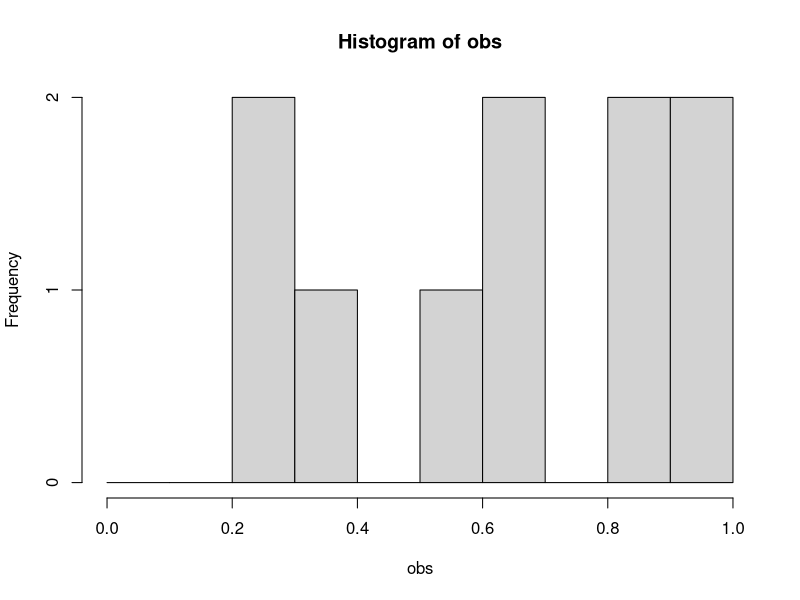
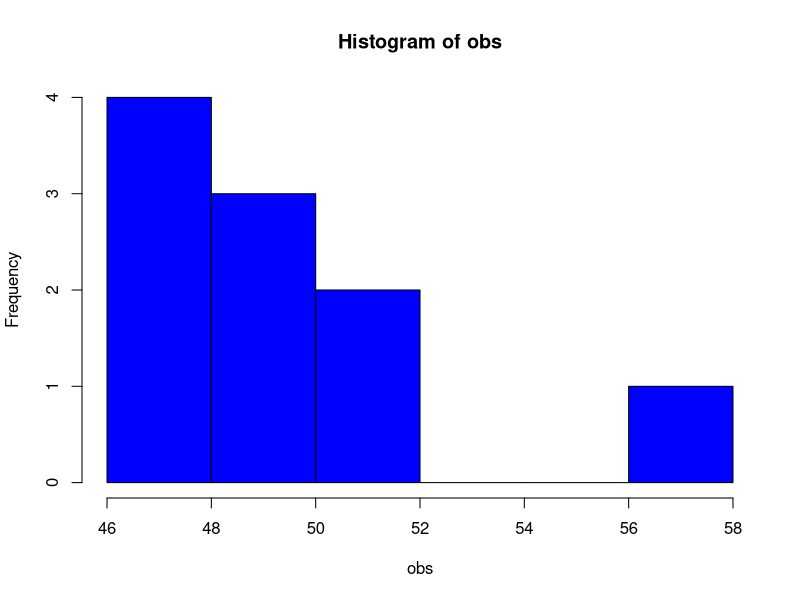
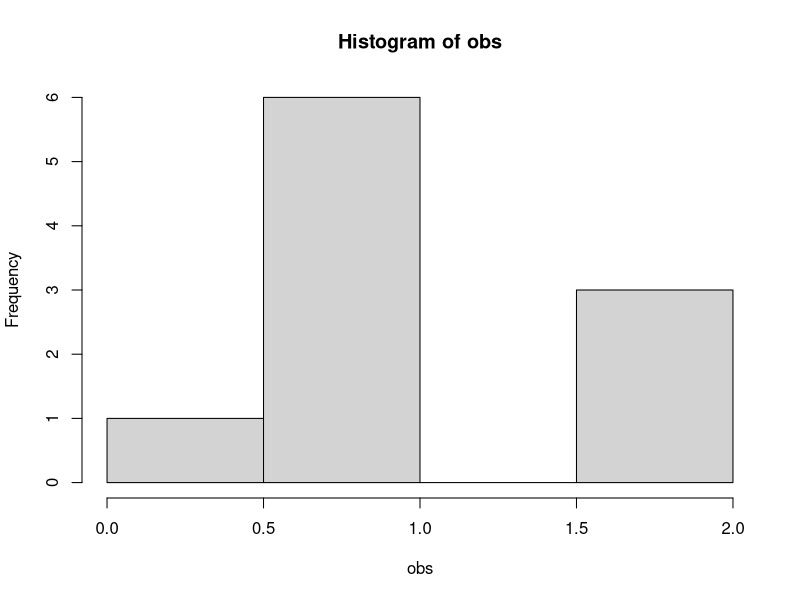

Write R code to recreate these figures, in order.
## ---- chunk 1
x <- 898128000 # Change this value!
while (x %% 2 == 0) {
  print(x)
  x <- x / 2
}
print(x)
## ---- chunk 2
reduce <- function(x) {
  # Fill in.
  while(x %% 2 == 0) {
    x <- x / 2
  }
  return(x)
}

reduce(898128000)
## ---- chunk 3
f <- function(n) {
  # Fill in.
  if (n %% 2 == 0) {
    n <- n / 2
  } else {
    n <- 3 * n + 1
  }
  return(n)
}

f(6)
f(19)
f(27)
## ---- chunk 4
g <- function(n) {
  # Fill in.
  count <- 0
  while (n != 1) {
    n <- f(n)
    count <- count + 1
  }
  return(count)
}

g(6)
g(19)
g(27)
## ---- chunk 5
h <- function(n) {
  f <- function(m) {
    # Fill in.
    if (m %% 2 == 0) {
      m <- m / 2
    } else {
      m <- 3 * m + 1
    }
  }
  # Fill in.
  count <- 0
  while (n != 1) {
    n <- f(n)
    count <- count + 1
  }
  return(count)
}

h(6)
h(19)
h(27)
## ---- chunk 6
pythagoras <- function(a, b = a) {
  return(sqrt(a^2 + b^2))
}

pythagoras(3, 4)
pythagoras(5)
## ---- chunk 7
# Remove eval = FALSE or set eval = TRUE when you have completed this function.
powersum <- function(vec, pow = 2) { # Fill in arguments.
  # Fill in.
  sum <- 0
  # Solution 1
  for (i in 1:length(vec)) {
    sum <- sum + vec[i]^pow
  }
  return(sum)
  # Solution 2
  # for (i in vec) {
  #   sum <- sum + i^pow
  # }
  # return(sum)
  # Solution 3
  # return(sum(vec^pow))
}

powersum(1:5) # Should return 55.
powersum(1:5, 4) # Should return 979.
## ---- chunk 8
countargs <- function(...) {
  print(paste("This function received", length(list(...)), "arguments."))
}

countargs(0)
countargs(1L, 5, 3 + 5i, TRUE, "yosemite")
countargs(c(1, 2, 3, 4, 5), factor(c("one", "two", "three")))
## ---- chunk 9
# Remove eval = FALSE or set eval = TRUE when you have completed this function.
randhist <- function(n, dist, ...) { # Fill in arguments.
  # Fill in.
  obs <- switch(dist,
    Uniform = runif(n),
    Binomial = rbinom(n, 100, 0.5),
    Poisson = rpois(n, 1),
    NA)
  hist(obs, ...)
}

set.seed(0)
randhist(10, "Uniform", breaks = seq(0, 1, 0.1))
randhist(10, "Binomial", col = "blue")
randhist(10, "Poisson")
